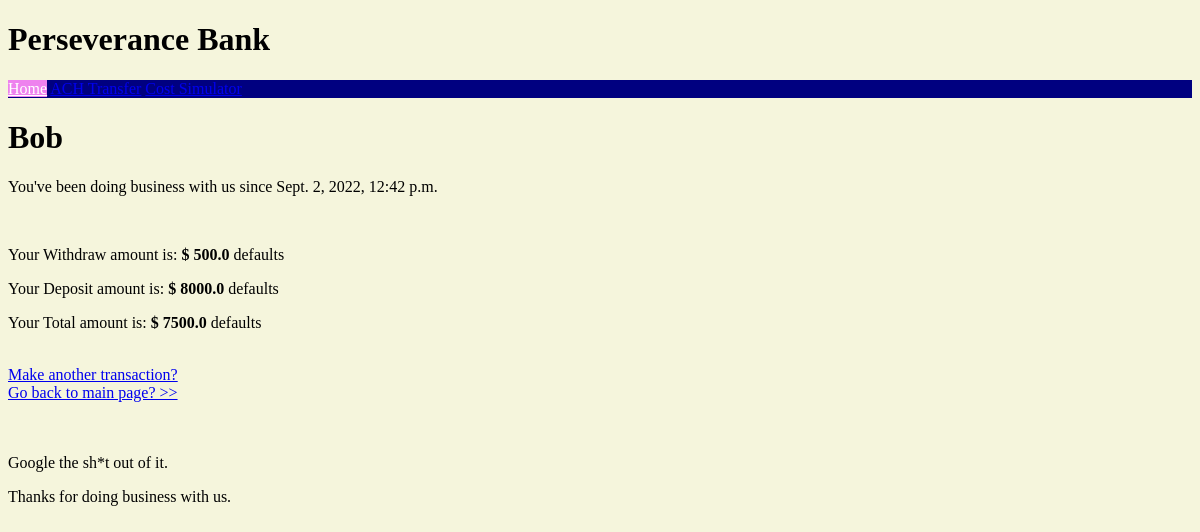
Page /perseverance/1/account/ on the earlier database version.
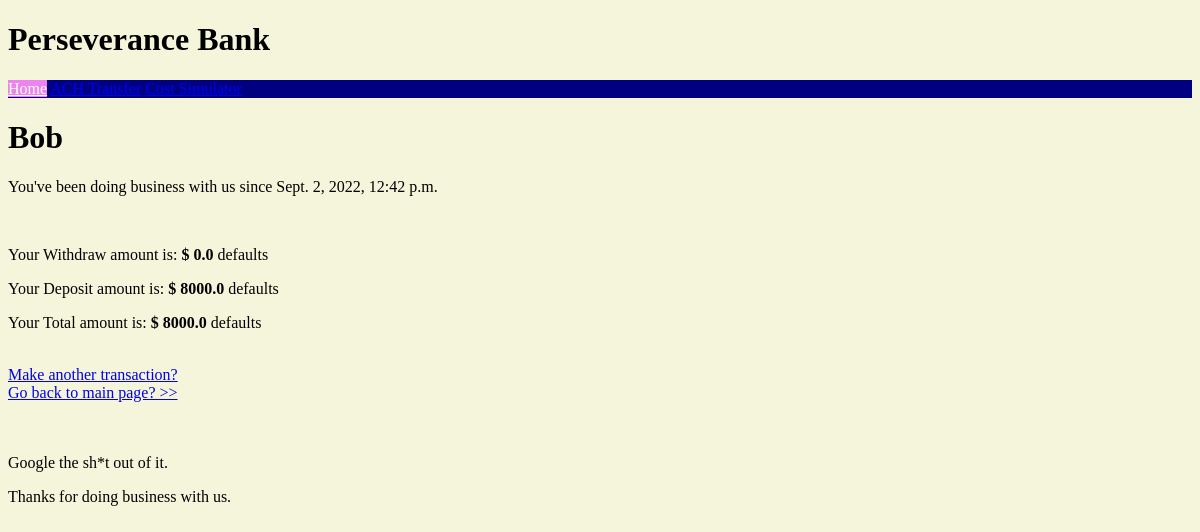
Same page on the later database version.
### perseverance/models.py (models this page shows, shortened)
class Balance(models.Model):
    customer = models.ForeignKey(Customer, on_delete=models.CASCADE)
    balance_text = models.CharField(max_length=200)
    defaults = models.FloatField(default=-999999999.999999999)
    class Meta:
        verbose_name_plural = 'Balance'

### perseverance/views.py (the view)
# urls.py: path('<int:pk>/account/', views.AccountView.as_view(), name='account'),
class AccountView(generic.DetailView):
    model = Customer
    template_name = 'perseverance/account.html'

### perseverance/templates/perseverance/account.html
{% extends "./index.html" %}
  {% block content %}
    <h1>{{ customer.customer_text }}  </h1>
    <p>You've been doing business with us since {{ customer.pub_date }}</p><br>
    {% for bal in customer.balance_set.all %}
      <p>Your {{ bal.balance_text }} amount is: <strong>$ {{ bal.defaults }} </strong> defaults </p>
    {% endfor %}
    <br>
    <a href="{% url 'perseverance:detail' customer.id %}">Make another transaction? </a>
    <br>
    <a href="{% url 'perseverance:index' %}">Go back to main page? >></a>
{% endblock content%}

Differences in the rows shown:
changed Balance "Withdraw": defaults "500.0" → "0.0"
changed Balance "Total": defaults "7500.0" → "8000.0"
